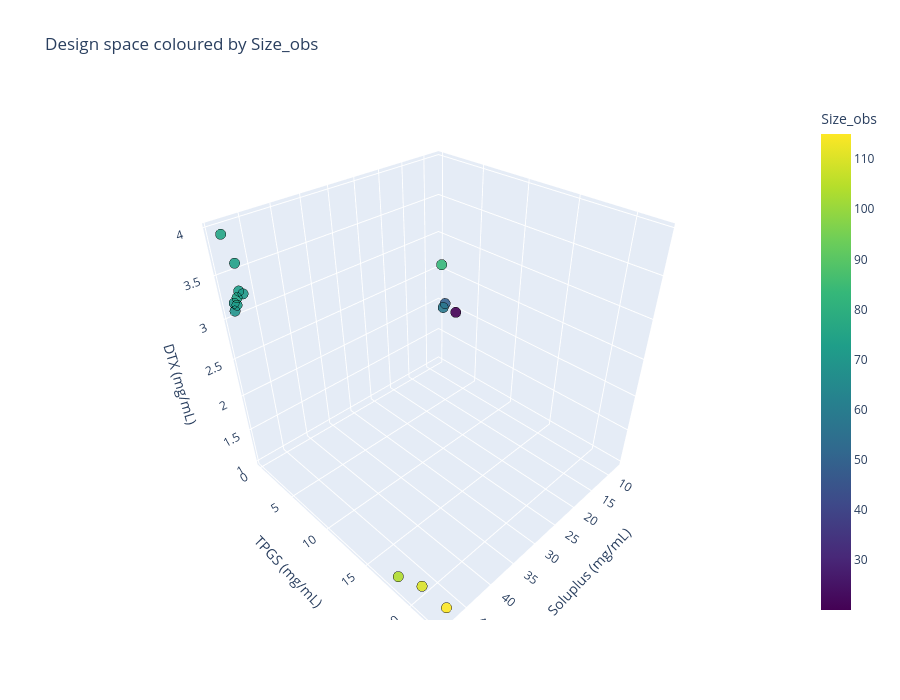
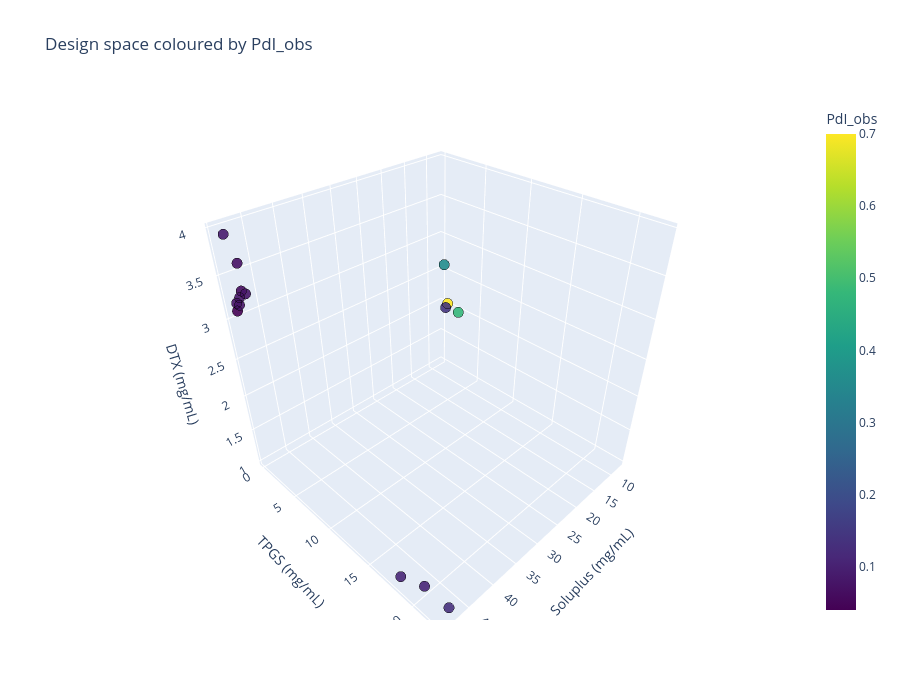
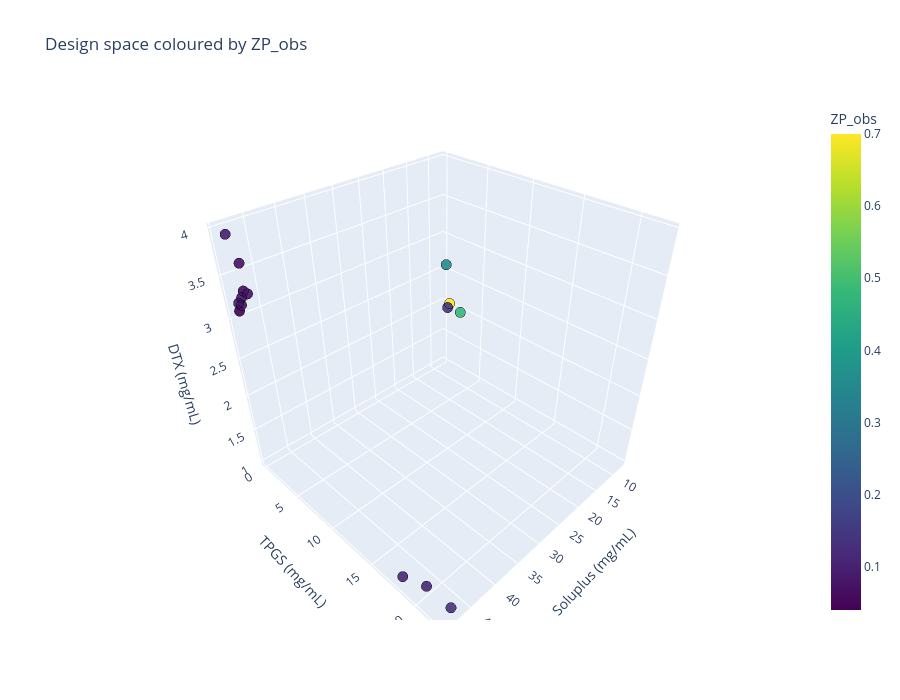

Notebook cell for these charts, in order:
### Code cell
for var in variables_obs:

    fig = go.Figure()

    fig.add_trace(go.Scatter3d(
        x=df_R1["Soluplus_mg_ml"],
        y=df_R1["TPGS_mg_ml"],
        z=df_R1["DTX_mg_ml"],
        mode='markers',
        marker=dict(
            size=6,
            color=df_R1[var], 
            colorscale='Viridis',
            colorbar=dict(title=var),
            line=dict(color='black', width=0.5),
            opacity=0.9
        ),
        name=var
    ))

    fig.update_layout(
        title=f"Design space coloured by {var}",
        scene=dict(
            xaxis=dict(title="Soluplus (mg/mL)"),
            yaxis=dict(title="TPGS (mg/mL)"),
            zaxis=dict(title="DTX (mg/mL)")
        ),
        width=900,
        height=700
    )

    fig.show()

### Figure 1 — Plotly figure (JSON) as saved in the notebook; plotly's stock layout.template omitted (floating-point values rounded to 4 significant figures)
{"data": [{"marker": {"color": [75.76, 74.03, 70.3, 69.04, 72.23, 72.81, 75.05, 71.43, 103.9, 110.0, 115.0, 83.34, 49.44, 58.23, 20.08], "colorbar": {"title": {"text": "Size_obs"}}, "colorscale": [[0, "#440154"], [0.1111, "#482878"], [0.2222, "#3e4989"], [0.3333, "#31688e"], [0.4444, "#26828e"], [0.5556, "#1f9e89"], [0.6667, "#35b779"], [0.7778, "#6ece58"], [0.8889, "#b5de2b"], [1, "#fde725"]], "line": {"color": "black", "width": 0.5}, "opacity": 0.9, "size": 6}, "mode": "markers", "name": "Size_obs", "type": "scatter3d", "x": [49.0, 49.0, 49.0, 49.0, 49.0, 49.0, 49.0, 49.0, 49.0, 48.0, 47.52, 8.299, 7.866, 7.862, 7.807], "y": [0.53, 1.76, 0.3, 0.16, 0.72, 1.5, 1.0, 2.1, 18.0, 20.0, 22.25, 0.852, 1.132, 0.856, 2.647], "z": [3.95, 3.71, 3.2, 3.1, 3.2, 3.4, 3.3, 3.4, 1.06, 1.1, 1.033, 2.631, 2.046, 1.968, 1.99]}], "layout": {"height": 700, "scene": {"xaxis": {"title": {"text": "Soluplus (mg/mL)"}}, "yaxis": {"title": {"text": "TPGS (mg/mL)"}}, "zaxis": {"title": {"text": "DTX (mg/mL)"}}}, "title": {"text": "Design space coloured by Size_obs"}, "width": 900}}

### Figure 2 — Plotly figure (JSON) as saved in the notebook; plotly's stock layout.template omitted (floating-point values rounded to 4 significant figures)
{"data": [{"marker": {"color": [0.09, 0.07, 0.08, 0.04, 0.08, 0.06, 0.08, 0.08, 0.11, 0.11, 0.13, 0.36, 0.7, 0.14, 0.48], "colorbar": {"title": {"text": "PdI_obs"}}, "colorscale": [[0, "#440154"], [0.1111, "#482878"], [0.2222, "#3e4989"], [0.3333, "#31688e"], [0.4444, "#26828e"], [0.5556, "#1f9e89"], [0.6667, "#35b779"], [0.7778, "#6ece58"], [0.8889, "#b5de2b"], [1, "#fde725"]], "line": {"color": "black", "width": 0.5}, "opacity": 0.9, "size": 6}, "mode": "markers", "name": "PdI_obs", "type": "scatter3d", "x": [49.0, 49.0, 49.0, 49.0, 49.0, 49.0, 49.0, 49.0, 49.0, 48.0, 47.52, 8.299, 7.866, 7.862, 7.807], "y": [0.53, 1.76, 0.3, 0.16, 0.72, 1.5, 1.0, 2.1, 18.0, 20.0, 22.25, 0.852, 1.132, 0.856, 2.647], "z": [3.95, 3.71, 3.2, 3.1, 3.2, 3.4, 3.3, 3.4, 1.06, 1.1, 1.033, 2.631, 2.046, 1.968, 1.99]}], "layout": {"height": 700, "scene": {"xaxis": {"title": {"text": "Soluplus (mg/mL)"}}, "yaxis": {"title": {"text": "TPGS (mg/mL)"}}, "zaxis": {"title": {"text": "DTX (mg/mL)"}}}, "title": {"text": "Design space coloured by PdI_obs"}, "width": 900}}

### Figure 3 — Plotly figure (JSON) as saved in the notebook; plotly's stock layout.template omitted (floating-point values rounded to 4 significant figures)
{"data": [{"marker": {"color": [0.09, 0.07, 0.08, 0.04, 0.08, 0.06, 0.08, 0.08, 0.11, 0.11, 0.13, 0.36, 0.7, 0.14, 0.48], "colorbar": {"title": {"text": "ZP_obs"}}, "colorscale": [[0, "#440154"], [0.1111, "#482878"], [0.2222, "#3e4989"], [0.3333, "#31688e"], [0.4444, "#26828e"], [0.5556, "#1f9e89"], [0.6667, "#35b779"], [0.7778, "#6ece58"], [0.8889, "#b5de2b"], [1, "#fde725"]], "line": {"color": "black", "width": 0.5}, "opacity": 0.9, "size": 6}, "mode": "markers", "name": "ZP_obs", "type": "scatter3d", "x": [49.0, 49.0, 49.0, 49.0, 49.0, 49.0, 49.0, 49.0, 49.0, 48.0, 47.52, 8.299, 7.866, 7.862, 7.807], "y": [0.53, 1.76, 0.3, 0.16, 0.72, 1.5, 1.0, 2.1, 18.0, 20.0, 22.25, 0.852, 1.132, 0.856, 2.647], "z": [3.95, 3.71, 3.2, 3.1, 3.2, 3.4, 3.3, 3.4, 1.06, 1.1, 1.033, 2.631, 2.046, 1.968, 1.99]}], "layout": {"height": 700, "scene": {"xaxis": {"title": {"text": "Soluplus (mg/mL)"}}, "yaxis": {"title": {"text": "TPGS (mg/mL)"}}, "zaxis": {"title": {"text": "DTX (mg/mL)"}}}, "title": {"text": "Design space coloured by ZP_obs"}, "width": 900}}
